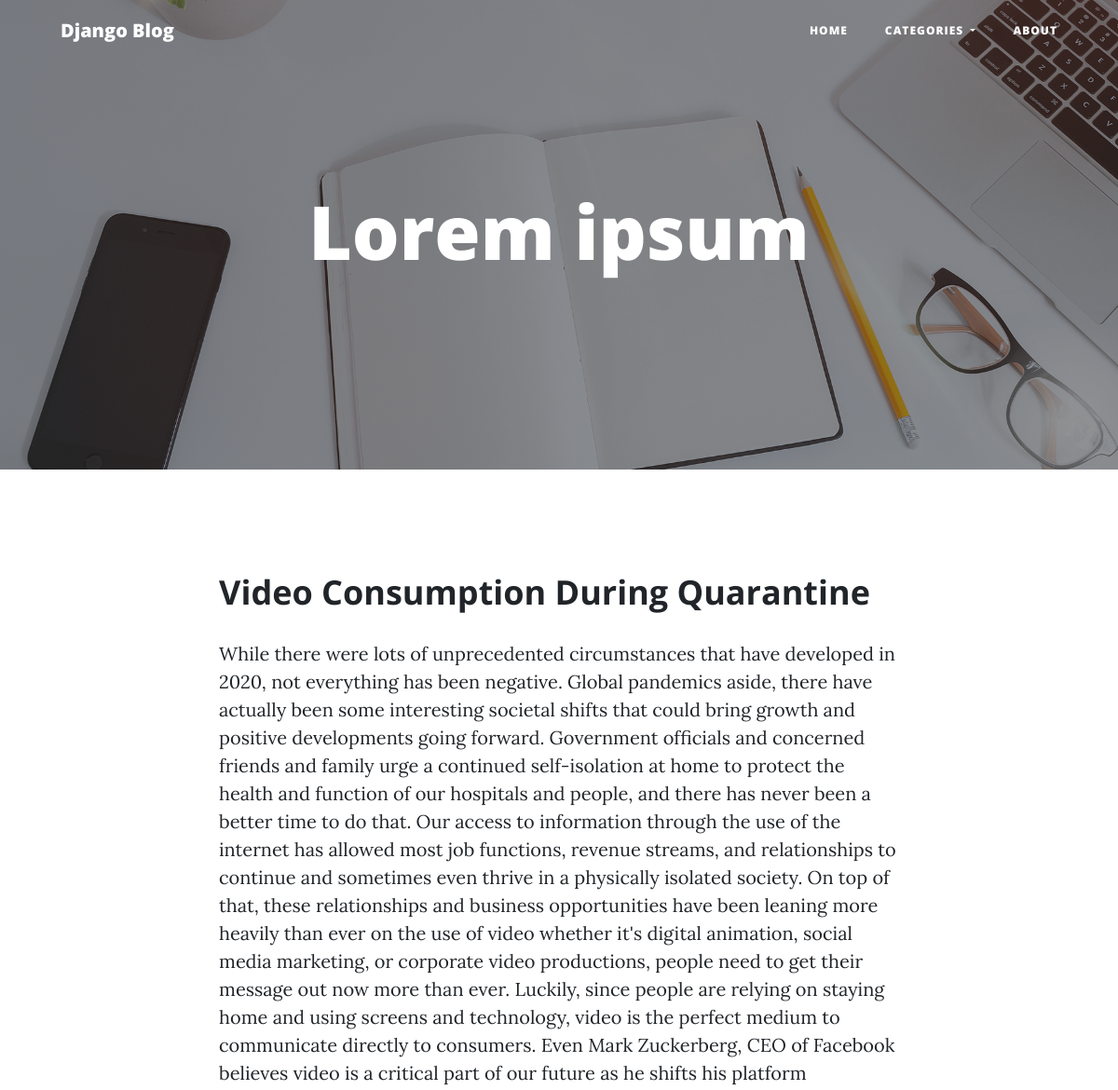
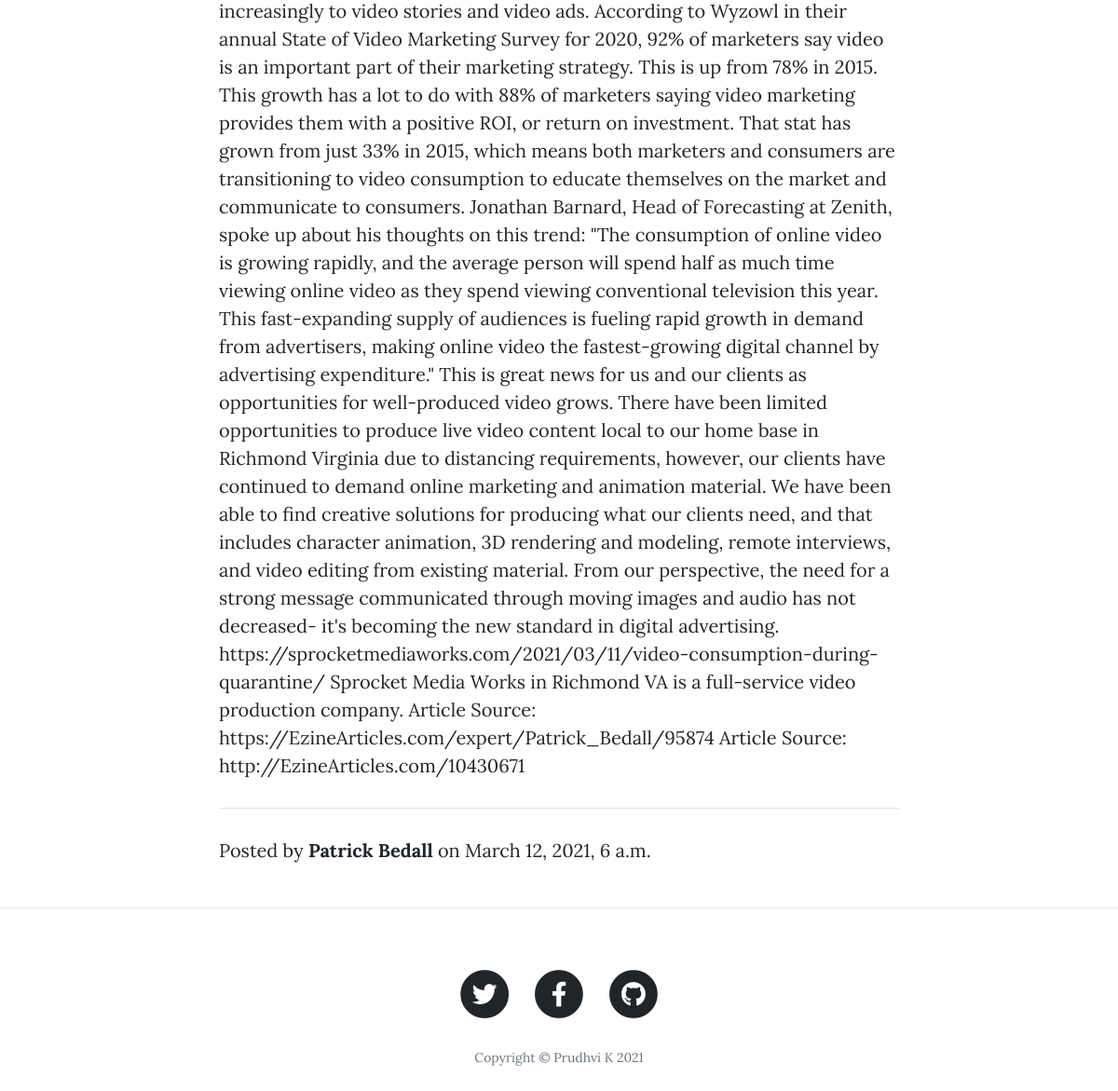
/1/, run on the app's committed database (2 pictures, top to bottom).
### blog/models.py (models this page shows)
class Post(models.Model):
    category = models.ForeignKey(Categorie, verbose_name="category",on_delete=models.CASCADE)
    title = models.CharField(max_length=255)
    sub_title = models.TextField()
    body    = models.TextField()
    author    = models.CharField(max_length=255)
    post_date    = models.DateTimeField()

### blog/views.py (the view)
# urls.py: path('<int:pk>/',views.details,name='details'),
def details(request,pk):
    post = Post.objects.get(pk=pk)
    context = {
        "post" : post
    }
    return render(request,'blog/post_detail.html',context)

### blog/templates/blog/post_detail.html
{%extends 'base.html' %}
{%block content %}
<article>
    <div class="container">
      <div class="row">
        <div class="col-lg-8 col-md-10 mx-auto">
          <h1 class="section-heading">{{post.title}}</h1>
          <p>{{post.body}}</p>
          <hr/>
          <p class="post-meta">Posted by
            <span style="font-weight: bold;">{{post.author}}</span>
            on {{post.post_date}}</p>
        </div>
      </div>
    </div>
  </article>
  <hr>
{%endblock%}

### data on the page
Post: title "Video Consumption During Quarantine", body "While there were lots of unprecedented circumstances that have developed in 2020, not everything has been negative. Global pandemics aside, there have actually been some interesting societal shifts that could bring growth and positive developments going forward. Government officials and concerned friends and family urge a continued self-isolation at home to protect the health and function of our hospitals and people, and there has never been a better time to do that. Our access to information through the use of the internet has allowed most job functions, revenue streams, and relationships to continue and sometimes even thrive in a physically isolated society. On top of that, these…", author "Patrick Bedall", post_date "March 12, 2021, 6 a.m."
